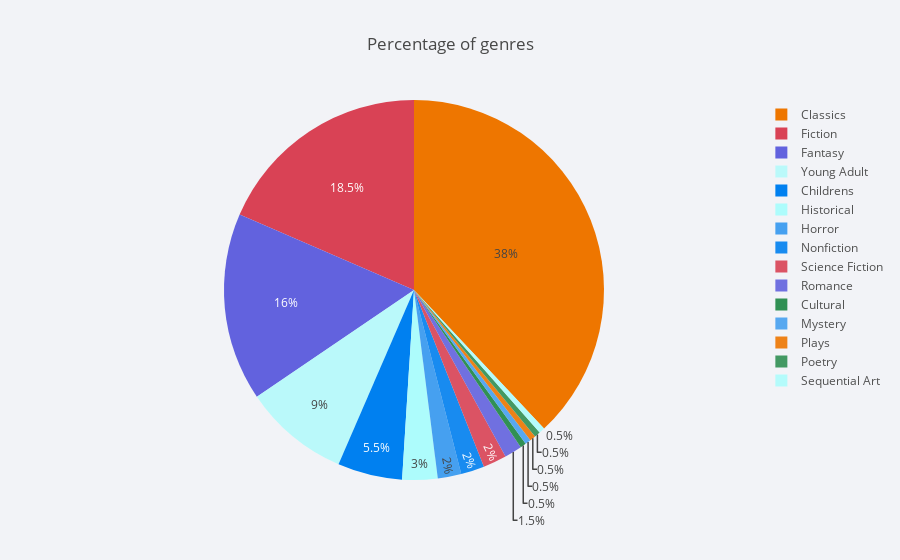

The code cell stored with this chart in its notebook:
### Markdown cell above
## Finding the percentage of each genre

### Code cell
df.groupby('genres', as_index= False)['id'].count().iplot(
    kind='pie', 
    labels='genres',
    values='id',
    title='Percentage of genres')

### Figure 1 — Plotly figure (JSON) as saved in the notebook; plotly's stock layout.template omitted (floating-point values rounded to 4 significant figures)
{"data": [{"labels": ["Childrens", "Classics", "Cultural", "Fantasy", "Fiction", "Historical", "Horror", "Mystery", "Nonfiction", "Plays", "Poetry", "Romance", "Science Fiction", "Sequential Art", "Young Adult"], "marker": {"colors": ["rgba(0, 128, 240, 1.0)", "rgba(238, 118, 0, 1.0)", "rgba(48, 144, 84, 1.0)", "rgba(98, 98, 222, 1.0)", "rgba(217, 66, 85, 1.0)", "rgba(173, 252, 252, 1.0)", "rgba(70, 160, 240, 1.0)", "rgba(70, 160, 240, 0.8999999999999999)", "rgba(0, 128, 240, 0.8999999999999999)", "rgba(238, 118, 0, 0.8999999999999999)", "rgba(48, 144, 84, 0.8999999999999999)", "rgba(98, 98, 222, 0.8999999999999999)", "rgba(217, 66, 85, 0.8999999999999999)", "rgba(173, 252, 252, 0.8999999999999999)", "rgba(173, 252, 252, 0.7999999999999998)"]}, "name": "", "type": "pie", "values": [11, 76, 1, 32, 37, 6, 4, 1, 4, 1, 1, 3, 4, 1, 18]}], "layout": {"legend": {"bgcolor": "#F2F3F7", "font": {"color": "#505050"}}, "paper_bgcolor": "#F2F3F7", "plot_bgcolor": "#F2F3F7", "title": "Percentage of genres", "titlefont": {"color": "#484848"}}}
